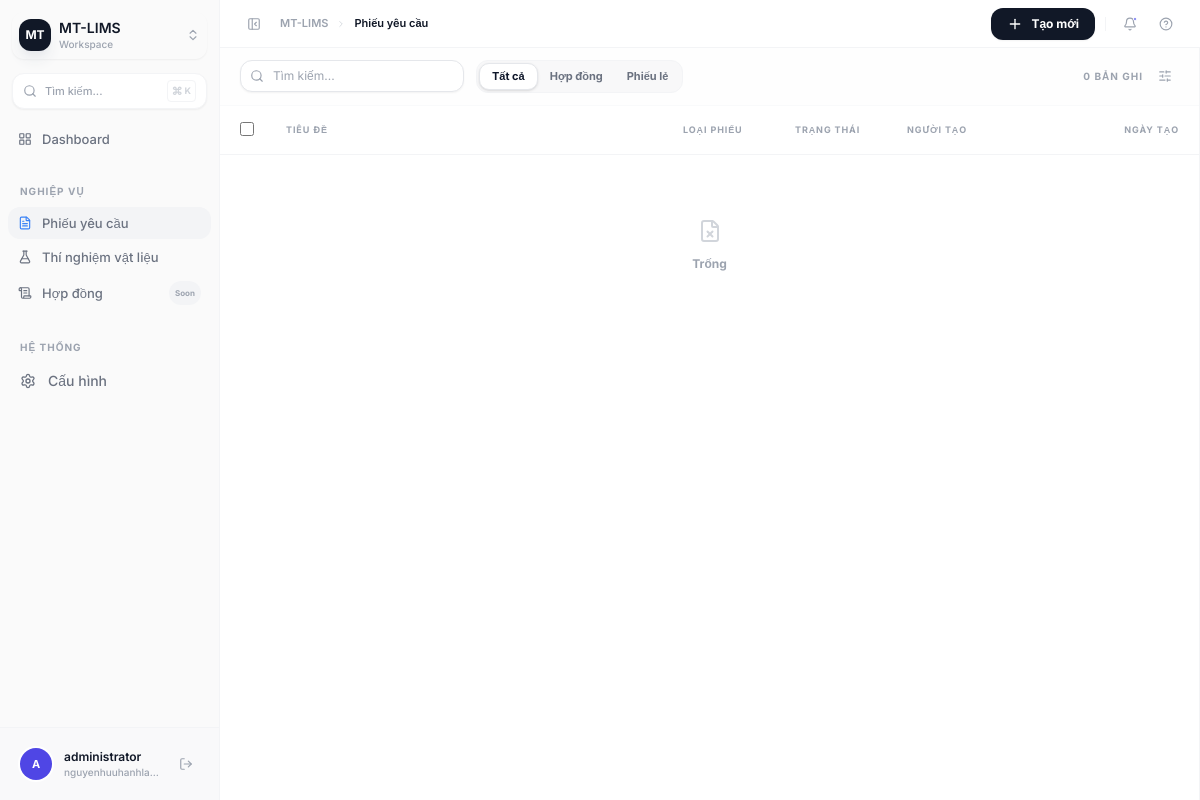
The page /requests/ (signed in) on the database as committed earlier.
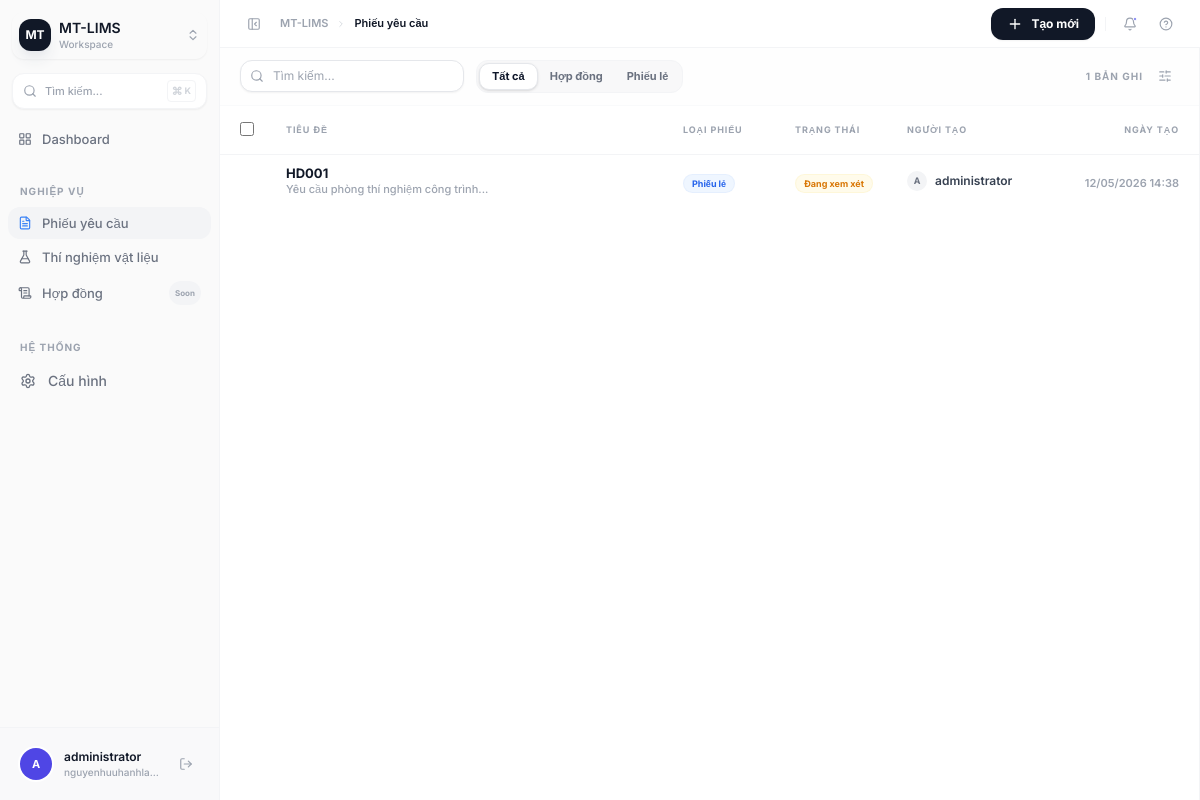
The same page on the database as committed later.
### request_form/models.py (models this page shows, shortened)
class Request(models.Model):
    class RequestType(models.TextChoices):
        CONTRACT = "contract", "Contract"
        SLIP = "slip", "Slip"
    class Status(models.TextChoices):
        REVIEWING = "reviewing", "Đang xem xét"
        IN_PROGRESS = "in_progress", "Đang thực hiện"
        COMPLETED = "completed", "Hoàn tất"
        CANCELLED = "cancelled", "Hủy bỏ"
    title = models.CharField(max_length=255)
    type = models.CharField(
        max_length=20,
        choices=RequestType.choices,
        default=RequestType.SLIP,
    )
    status = models.CharField(
        max_length=20,
        choices=Status.choices,
        default=Status.REVIEWING,
    )
    created_by = models.ForeignKey(
        User,
        on_delete=models.PROTECT,
        related_name="requests",
    )
    content = models.TextField()
    participants = models.JSONField(default=list, blank=True)
    project_information = models.JSONField(default=dict, blank=True)
    requesting_unit = models.JSONField(default=dict, blank=True)
    created_at = models.DateTimeField(auto_now_add=True)
    updated_at = models.DateTimeField(auto_now=True)
    @property
    def participants_json(self):
        return json.dumps(self.participants)
    @property
    def project_json(self):
        return json.dumps(self.project_information)
    @property
    def unit_json(self):
        return json.dumps(self.requesting_unit)

### request_form/views.py (the view)
# urls.py: path("requests/", request_list, name="request_list"),
@login_required
def request_list(request):
    requests = Request.objects.select_related("created_by").order_by("-created_at")
    query = request.GET.get('q', '')
    req_type = request.GET.get('type', 'all')
    if query:
        requests = requests.filter(title__icontains=query)
    if req_type != 'all':
        requests = requests.filter(type=req_type)
    if request.headers.get('HX-Request'):
        return render(request, "request_form/partials/request_table_rows.html", {"requests": requests})
    return render(request, "request_form/request_list.html", {"requests": requests})

### templates/request_form/request_list.html (shortened to what the changed rows need)
{% extends "base.html" %}
{% block content %}
<div class="flex h-full bg-white" x-data="{ selected: null, detail: null }">
  <div class="flex-1 flex flex-col min-w-0 border-r border-gray-100">
    <div class="px-5 py-3 flex items-center justify-between border-b border-gray-50 bg-gray-50/20">
      <div class="flex items-center gap-2">
        <span class="text-[10px] font-bold text-gray-400 uppercase tracking-widest">{{ requests|length }} bản ghi</span>
        <button class="p-1.5 text-gray-400 hover:text-gray-900 rounded-lg hover:bg-gray-100 transition-all border border-transparent hover:border-gray-200">
          <i data-lucide="sliders-horizontal" class="w-3.5 h-3.5"></i>
        </button>
      </div>
    </div>
    <div class="flex-1 overflow-auto">
      <table class="w-full text-left border-separate border-spacing-0" id="requestTable">
        <thead class="sticky top-0 bg-white/80 backdrop-blur-md z-10">
          <tr class="border-b border-gray-100">
            <th class="px-5 py-3 w-10 border-b border-gray-100">
              <input type="checkbox" class="rounded border-gray-300 text-indigo-600 focus:ring-indigo-500 w-3.5 h-3.5" />
            </th>
            <th class="px-3 py-3 text-[9px] font-bold text-gray-400 uppercase tracking-widest border-b border-gray-100">Tiêu đề</th>
            <th class="px-3 py-3 text-[9px] font-bold text-gray-400 uppercase tracking-widest border-b border-gray-100 w-28">Loại phiếu</th>
            <th class="px-3 py-3 text-[9px] font-bold text-gray-400 uppercase tracking-widest border-b border-gray-100 w-28">Trạng thái</th>
            <th class="px-3 py-3 text-[9px] font-bold text-gray-400 uppercase tracking-widest border-b border-gray-100 w-36">Người tạo</th>
            <th class="px-5 py-3 text-[9px] font-bold text-gray-400 uppercase tracking-widest border-b border-gray-100 w-40 text-right">Ngày tạo</th>
          </tr>
        </thead>
        <tbody class="divide-y divide-gray-50" id="requestTableBody">
          {% include "request_form/partials/request_table_rows.html" %}
        </tbody>
      </table>
    </div>
  </div>
</div>
{% endblock %}

### templates/request_form/partials/request_table_rows.html (shortened to what this page needs)
{% for req in requests %}
<tr
  class="hover:bg-indigo-50/30 cursor-pointer transition-all group request-row relative"
  data-type="{{ req.type }}"
  data-status="{{ req.status }}"
  data-status-display="{{ req.get_status_display }}"
  data-id="{{ req.id }}"
  data-title="{{ req.title }}"
  data-content="{{ req.content }}"
  data-participants="{{ req.participants_json }}"
  data-project="{{ req.project_json }}"
  data-unit="{{ req.unit_json }}"
  data-created="{{ req.created_at|date:'d/m/Y H:i' }}"
  data-author="{{ req.created_by.get_full_name|default:req.created_by.username }}"
  data-reqtype="{{ req.get_type_display }}"
  onclick="openDetail(this)"
>
  <td class="px-5 py-2.5">
  </td>
  <td class="px-3 py-2.5">
    <div class="flex flex-col">
      <span class="text-[13px] font-bold text-gray-900 group-hover:text-indigo-600 transition-colors leading-tight">{{ req.title }}</span>
      <span class="text-[11px] text-gray-400 line-clamp-1 font-medium">{{ req.content|truncatechars:50 }}</span>
    </div>
  </td>
  <td class="px-3 py-2.5">
    {% if req.type == 'contract' %}
    <span class="inline-flex items-center gap-1 px-2 py-0.5 rounded-full text-[9px] font-bold bg-indigo-50 text-indigo-600 border border-indigo-100/50">
      Hợp đồng
    </span>
    {% else %}
    <span class="inline-flex items-center gap-1 px-2 py-0.5 rounded-full text-[9px] font-bold bg-blue-50 text-blue-600 border border-blue-100/50">
      Phiếu lẻ
    </span>
    {% endif %}
  </td>
  <td class="px-3 py-2.5">
    {% if req.status == 'reviewing' %}
    <span class="inline-flex items-center gap-1 px-2 py-0.5 rounded-full text-[9px] font-bold bg-amber-50 text-amber-600 border border-amber-100/50">
      {{ req.get_status_display }}
    </span>
    {% elif req.status == 'in_progress' %}
    <span class="inline-flex items-center gap-1 px-2 py-0.5 rounded-full text-[9px] font-bold bg-blue-50 text-blue-600 border border-blue-100/50">
      {{ req.get_status_display }}
    </span>
    {% elif req.status == 'completed' %}
    <span class="inline-flex items-center gap-1 px-2 py-0.5 rounded-full text-[9px] font-bold bg-green-50 text-green-600 border border-green-100/50">
      {{ req.get_status_display }}
    </span>
    {% else %}
    <span class="inline-flex items-center gap-1 px-2 py-0.5 rounded-full text-[9px] font-bold bg-gray-50 text-gray-600 border border-gray-100/50">
      {{ req.get_status_display }}
    </span>
    {% endif %}
  </td>
  <td class="px-3 py-2.5">
    <div class="flex items-center gap-2">
      <div class="w-5 h-5 rounded-full bg-gray-100 flex items-center justify-center text-[9px] font-bold text-gray-500">
        {{ req.created_by.username|first|upper }}
      </div>
      <span class="text-[12px] font-semibold text-gray-700">{{ req.created_by.get_full_name|default:req.created_by.username }}</span>
    </div>
  </td>
  <td class="px-5 py-2.5 text-right">
    <span class="text-[11px] font-semibold text-gray-400 group-hover:text-gray-600 transition-colors">{{ req.created_at|date:"d/m/Y H:i" }}</span>
  </td>
</tr>
{% empty %}
<tr>
  <td colspan="6" class="px-5 py-16 text-center">
    <div class="flex flex-col items-center gap-3 text-gray-300">
      <i data-lucide="file-x" class="w-6 h-6"></i>
      <p class="text-[12px] font-bold text-gray-400">Trống</p>
    </div>
  </td>
</tr>
{% endfor %}

Rows that differ between the two databases and show on the page:
added Request: title "HD001", content "Yêu cầu phòng thí nghiệm công trình...", type "Phiếu lẻ", status "Đang xem xét", created_by.username|first "A", created_by.get_full_name "administrator", created_at "12/05/2026 14:38"
Other text that changed with them:
{{ requests|length }}: "0" → "1"
text no longer shown: "Trống"
